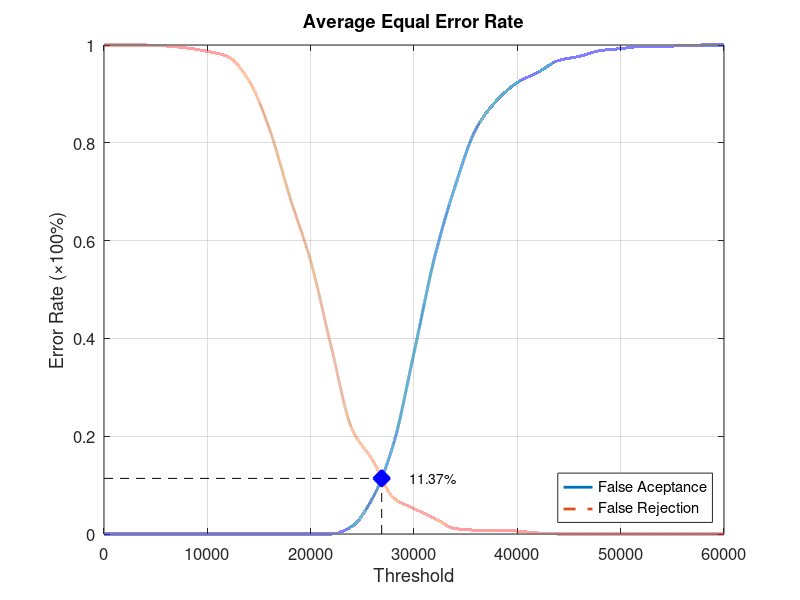
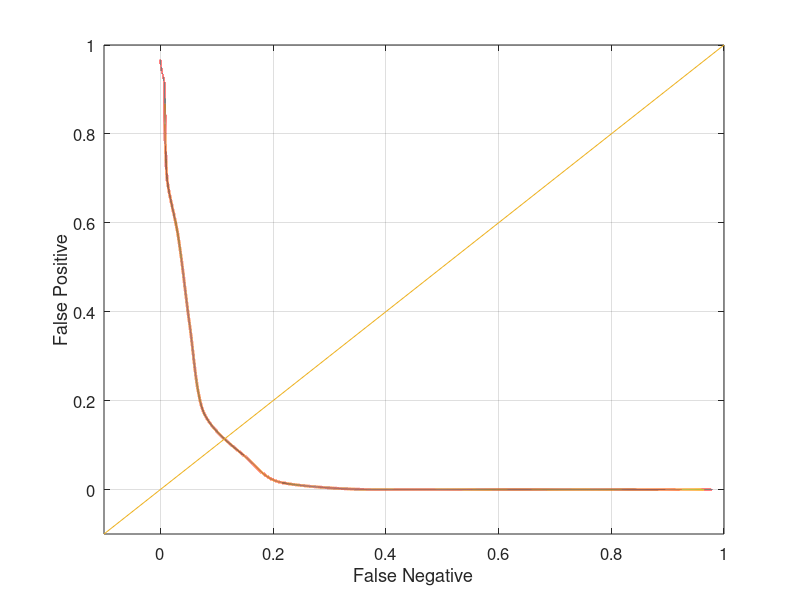

The MATLAB script that drew these images, in order:
function yEER = Database1Average
close all;
clear;
clc;
x = 0:2000:60000;
xq = 0:0.5:60000;

y0 = [0 0 0 0 0 0 0 0 0 0 0 0 0.0157895 0.0736842 0.183158 0.370526 0.566316 0.712632 0.828421 0.886316 0.923158 0.944211 0.968421 0.976842 0.988421 0.992632 0.996842 0.996842 0.998947 1 1];
yy0 = interp1(x, y0, xq, 'pchip');
y1 = [1 1 1 0.998 0.994 0.987 0.976 0.928 0.829 0.688 0.558 0.382 0.215 0.151 0.074 0.052 0.032 0.011 0.008 0.008 0.006 0.002 0 0 0 0 0 0 0 0 0];
yy1 = interp1(x, y1, xq, 'pchip');

% Calculating EER: 
y2 = abs(y0 - y1);
find(y2 == min(y2))
yy2 = abs(yy0 - yy1);
xEER = find(yy2 == min(yy2));
xEERIndex = xq(xEER) % X-axis EER
yEER = yy0(xEER) % Y-axis EER

main = figure
plot(xq, yy0,'-','LineWidth', 2);	hold on
plot(xq, yy1,'--','LineWidth', 2);	hold on
plot([xEERIndex xEERIndex], [0 yEER], 'k--');	hold on
plot([0 xEERIndex], [yEER yEER], 'k--');	hold on
plot(xEERIndex, yEER, 'bx', 'LineWidth', 10);	hold on
text(xEERIndex + 10 * xEERIndex / 100, yEER, [num2str(round((10000 * yEER)) / 100) '%'])
legend('False Aceptance', 'False Rejection', 'Location', 'SouthEast')
xlabel('Threshold')
ylabel('Error Rate (\times100%)')
title('Average Equal Error Rate')
set(gca, 'FontSize', 12)
axis([0 60000 0 1])
grid on

print(main, 'Database1AverageMain', '-dpng');
FNRxFPR = figure('Color', [1 1 1]);
plot(yy1, yy0, '-', yy1, yy0, 'LineWidth', 2);
hold on
y = -0.1:0.1:1
plot(y, y); 
set(gca, 'FontSize', 12)
xlabel('False Negative')
ylabel('False Positive')
axis([-0.1 1 -0.1 1])
set(gca, 'FontSize', 12)
grid on

print(FNRxFPR, 'Database1AverageFNRxFPR','-dpng');
end
